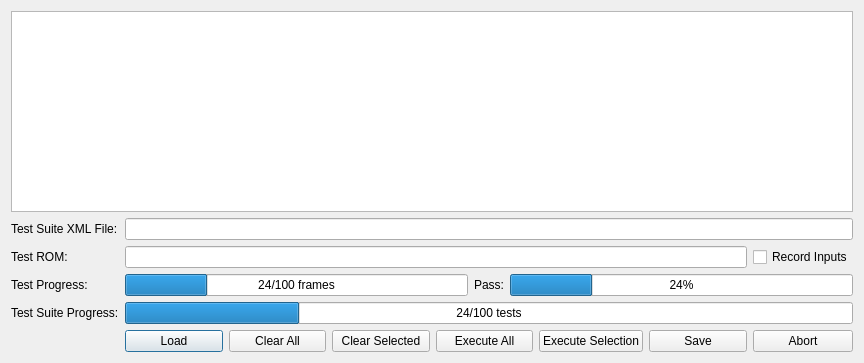
<?xml version="1.0" encoding="UTF-8"?>
<ui version="4.0">
 <class>TestSuiteExecutiveDialog</class>
 <widget class="QDialog" name="TestSuiteExecutiveDialog">
  <property name="geometry">
   <rect>
    <x>0</x>
    <y>0</y>
    <width>864</width>
    <height>363</height>
   </rect>
  </property>
  <property name="windowTitle">
   <string>Test Suite Executive</string>
  </property>
  <layout class="QGridLayout" name="gridLayout">
   <item row="1" column="1" colspan="7">
    <widget class="QLineEdit" name="testSuiteFileName">
     <property name="readOnly">
      <bool>true</bool>
     </property>
    </widget>
   </item>
   <item row="8" column="1">
    <widget class="QPushButton" name="load">
     <property name="text">
      <string>Load</string>
     </property>
    </widget>
   </item>
   <item row="8" column="6">
    <widget class="QPushButton" name="save">
     <property name="text">
      <string>Save</string>
     </property>
    </widget>
   </item>
   <item row="8" column="5">
    <widget class="QPushButton" name="executeSelection">
     <property name="text">
      <string>Execute Selection</string>
     </property>
    </widget>
   </item>
   <item row="8" column="3">
    <widget class="QPushButton" name="clear">
     <property name="text">
      <string>Clear Selected</string>
     </property>
    </widget>
   </item>
   <item row="0" column="0" colspan="8">
    <widget class="QTableWidget" name="tableWidget"/>
   </item>
   <item row="8" column="7">
    <widget class="QPushButton" name="abort">
     <property name="text">
      <string>Abort</string>
     </property>
    </widget>
   </item>
   <item row="6" column="0">
    <widget class="QLabel" name="label_3">
     <property name="text">
      <string>Test Suite Progress:</string>
     </property>
    </widget>
   </item>
   <item row="8" column="4">
    <widget class="QPushButton" name="execute">
     <property name="text">
      <string>Execute All</string>
     </property>
    </widget>
   </item>
   <item row="6" column="1" colspan="7">
    <widget class="QProgressBar" name="suiteProgress">
     <property name="value">
      <number>24</number>
     </property>
     <property name="textVisible">
      <bool>true</bool>
     </property>
     <property name="invertedAppearance">
      <bool>false</bool>
     </property>
     <property name="format">
      <string>%v/%m tests</string>
     </property>
    </widget>
   </item>
   <item row="1" column="0">
    <widget class="QLabel" name="label">
     <property name="text">
      <string>Test Suite XML File:</string>
     </property>
    </widget>
   </item>
   <item row="2" column="1" colspan="6">
    <widget class="QLineEdit" name="testROM">
     <property name="readOnly">
      <bool>true</bool>
     </property>
    </widget>
   </item>
   <item row="5" column="0">
    <widget class="QLabel" name="label_2">
     <property name="text">
      <string>Test Progress:</string>
     </property>
    </widget>
   </item>
   <item row="5" column="1" colspan="7">
    <layout class="QGridLayout" name="gridLayout_2">
     <item row="0" column="3">
      <widget class="QLabel" name="label_5">
       <property name="text">
        <string>Pass:</string>
       </property>
      </widget>
     </item>
     <item row="0" column="4">
      <widget class="QProgressBar" name="passRate">
       <property name="value">
        <number>24</number>
       </property>
       <property name="format">
        <string>%p%</string>
       </property>
      </widget>
     </item>
     <item row="0" column="2">
      <widget class="QProgressBar" name="testProgress">
       <property name="value">
        <number>24</number>
       </property>
       <property name="format">
        <string>%v/%m frames</string>
       </property>
      </widget>
     </item>
    </layout>
   </item>
   <item row="2" column="0">
    <widget class="QLabel" name="label_4">
     <property name="text">
      <string>Test ROM:</string>
     </property>
    </widget>
   </item>
   <item row="2" column="7">
    <widget class="QCheckBox" name="recordInputs">
     <property name="text">
      <string>Record Inputs</string>
     </property>
    </widget>
   </item>
   <item row="8" column="2">
    <widget class="QPushButton" name="clearAll">
     <property name="text">
      <string>Clear All</string>
     </property>
    </widget>
   </item>
  </layout>
 </widget>
 <resources/>
 <connections/>
</ui>
